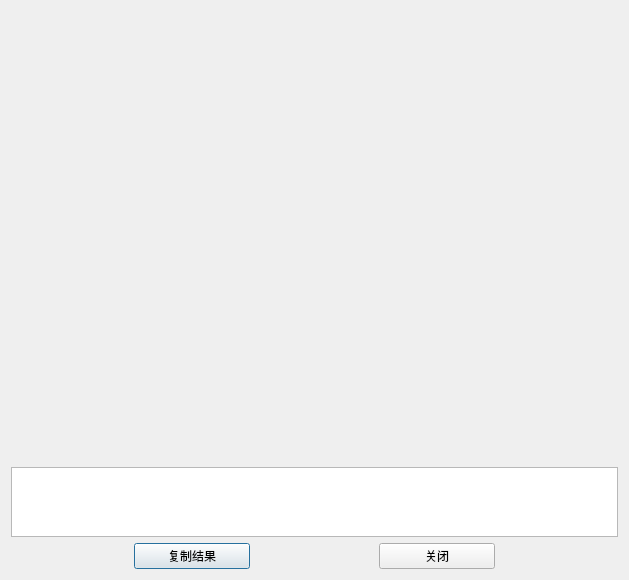
<?xml version="1.0" encoding="UTF-8"?>
<ui version="4.0">
 <class>Plot_window</class>
 <widget class="QDialog" name="Plot_window">
  <property name="geometry">
   <rect>
    <x>0</x>
    <y>0</y>
    <width>629</width>
    <height>562</height>
   </rect>
  </property>
  <property name="windowTitle">
   <string>Plot_window</string>
  </property>
  <layout class="QGridLayout" name="gridLayout_4">
   <item row="0" column="0">
    <layout class="QGridLayout" name="gridLayout">
     <property name="horizontalSpacing">
      <number>18</number>
     </property>
     <item row="0" column="0">
      <widget class="QWidget" name="plot_container" native="true">
       <property name="minimumSize">
        <size>
         <width>500</width>
         <height>450</height>
        </size>
       </property>
      </widget>
     </item>
    </layout>
   </item>
   <item row="1" column="0">
    <layout class="QGridLayout" name="gridLayout_2">
     <item row="0" column="0">
      <widget class="QTextBrowser" name="textBrowser">
       <property name="autoFillBackground">
        <bool>false</bool>
       </property>
       <property name="readOnly">
        <bool>true</bool>
       </property>
      </widget>
     </item>
    </layout>
   </item>
   <item row="2" column="0">
    <layout class="QGridLayout" name="gridLayout_3">
     <item row="0" column="0">
      <widget class="QLabel" name="label">
       <property name="text">
        <string/>
       </property>
      </widget>
     </item>
     <item row="0" column="4">
      <widget class="QLabel" name="label_2">
       <property name="text">
        <string/>
       </property>
      </widget>
     </item>
     <item row="0" column="1">
      <widget class="QPushButton" name="pushButton_copy">
       <property name="text">
        <string>复制结果</string>
       </property>
      </widget>
     </item>
     <item row="0" column="3">
      <widget class="QPushButton" name="pushButton_close">
       <property name="text">
        <string>关闭</string>
       </property>
      </widget>
     </item>
     <item row="0" column="2">
      <widget class="QLabel" name="label_3">
       <property name="text">
        <string/>
       </property>
      </widget>
     </item>
    </layout>
   </item>
  </layout>
 </widget>
 <resources/>
 <connections/>
</ui>
